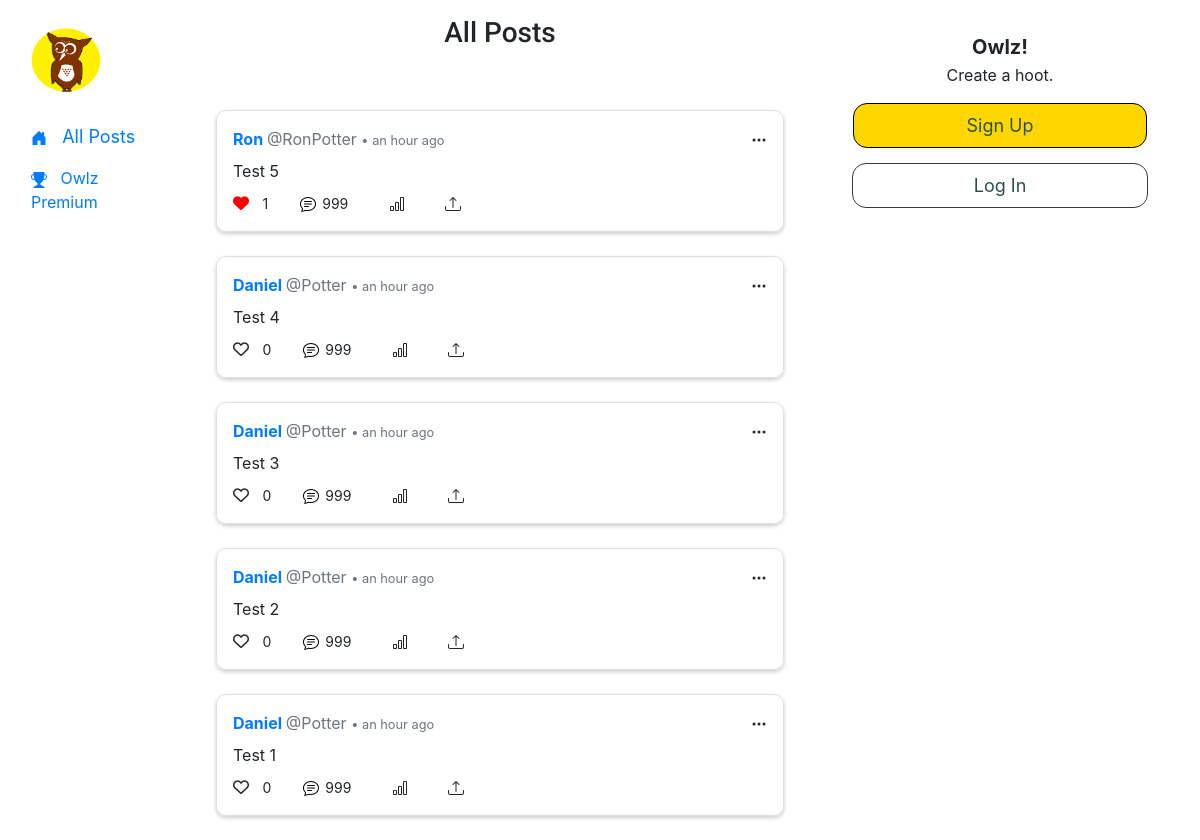
Before: / with the older database file.
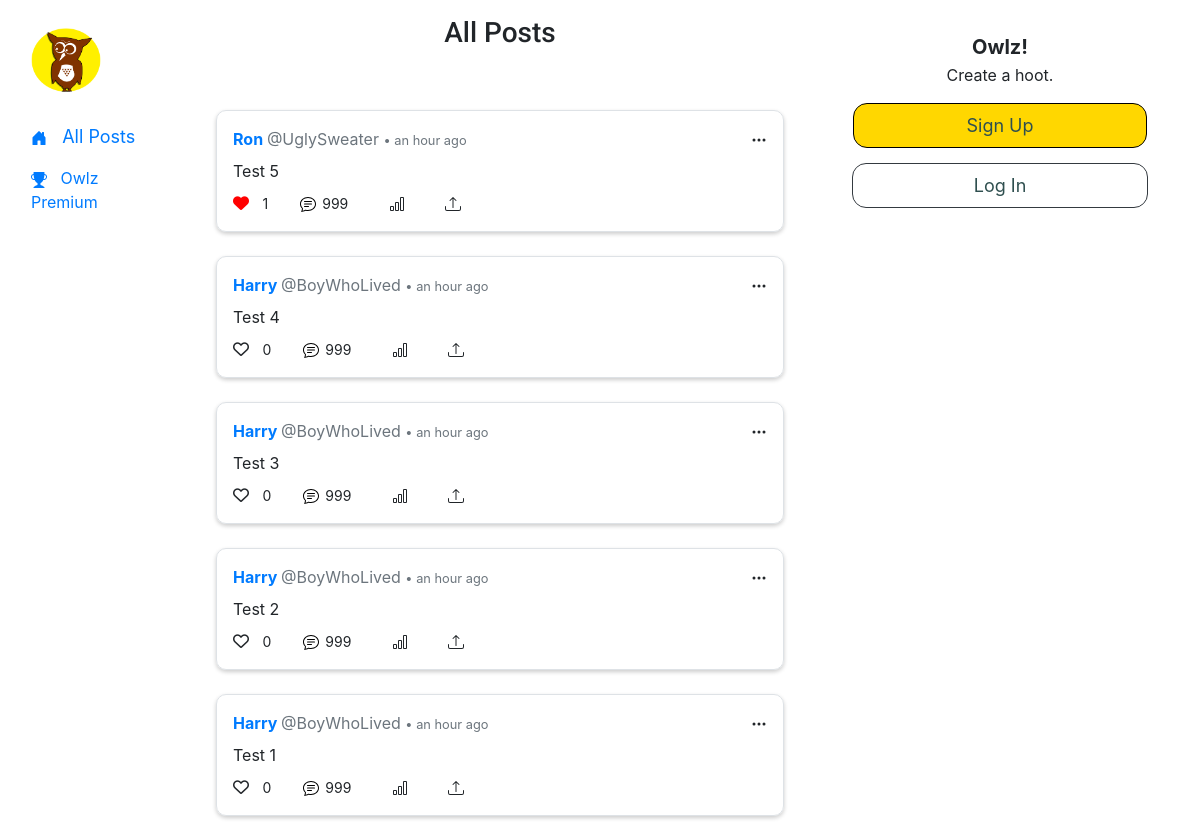
After: the same page with the newer database file.
### network/models.py (models this page shows, shortened)
class Post(models.Model):
    author = models.ForeignKey(User, on_delete=models.CASCADE, related_name="posts")
    bookmarked_by = models.ManyToManyField(User, blank=True, null=True, related_name="bookmarks")
    content = models.CharField(max_length=280)
    liked_by = models.ManyToManyField(User, blank=True, related_name="likes")
    time = models.DateTimeField(auto_now=True)
    def likes(self):
        return self.liked_by.all().count()
    def bookmarks(self):
        return self.bookmarked_by.all().count()

class User(AbstractUser):
    avatar_image = models.ImageField(upload_to='avatars', default='static/network/images/owl-silhouette.png')
    bio = models.TextField(max_length=140, blank=True)
    location = models.TextField(max_length=30, blank=True)
    website = models.URLField(blank=True)
    dob = models.DateField(null=True, blank=True)

### network/views.py (the view)
# urls.py: path("", views.index, name="index"),
def index(request):
    if request.method == "POST":
        if not request.user.is_authenticated:
            return HttpResponseRedirect(reverse("index"))
        content = request.POST["content"]
        Post.objects.create(content=content, author=request.user)
        return HttpResponseRedirect(reverse("index"))
    else:
        all_posts = Post.objects.all().order_by("-time")
        paginator = Paginator(all_posts, 10)
        page_number = request.GET.get('page', 1)
        page_posts = paginator.get_page(page_number)
        all_profiles = User.objects.all()
        random_profile = random.choice(all_profiles)
        all_users = User.objects.all().count()
        """
        # all comments
        data = Post.objects.get(pk=id)
        all_comments = Comment.objects..all()
        total_comments = all_comments.count()
        """
        return render(request, "network/index.html", {
            "all_posts": all_posts,
            "page_posts": page_posts,
            "random_profile": random_profile,
            "all_profiles": all_profiles,
            "all_users": all_users,
        })

### network/templates/network/index.html (shortened to what this page needs)
{% extends "network/layout.html" %}
{% load humanize %}
{% load static %}
{% load avatar_tags %}
{% block body %}
<h3 class="text-center" style="font-family: 'Roboto', sans-serif; margin-bottom: 1em;">All Posts</h3>
{% if user.is_authenticated %}
<div class="card mb-4" style="padding-bottom: 1rem; border-radius: 0; border: none">
    <div class="row no-gutters">
        <div class="col-sm-2" style="padding: .0rem .85rem .85rem;">
            <img class="card-img" style="border-radius: 999px;" alt="profile picture" width="25px"
            src="{% if user.username == 'johnlawniczak' %}{% static 'network/prof-images/john-2.png' %}
            {% elif user.username == 'TheProgrammer' %}{% static 'network/prof-images/john-1.png' %}
            {% elif user.username == 'MissPrefect' %}{% static 'network/prof-images/Hermione.png' %}
            {% elif user.username == 'UglySweater' %}{% static 'network/prof-images/ron.png' %}
            {% elif user.username == 'Should_not_have_said_that' %}{% static 'network/prof-images/Hagrid.png' %}
            {% elif user.first_name == 'Harry' %}{% static 'network/prof-images/harry.png' %}
            {% else %}
            {% static 'network/images/owl-silhouette.png' %}
            {% endif %}">
            <span class="user" style="align-content: flex-end; margin-left: 10px; margin-right: 5px;">
        </div>
        <div class="col-md-9">
            <div class="card-body" style="padding: 0; height: 100%;">
                <form action="{% url 'index' %}" method="post" id="form_for_hoot">
                    {% csrf_token %}
                    <div class="form-group" style="margin-bottom: 0">
                        <label for="hoot" style="display: none"></label>
                        <textarea
                            oninput='this.style.height = "";this.style.height = this.scrollHeight + "px"'
                            class="form-control"
                            id="hoot"
                            rows="1"
                            maxlength="280"
                            name="content"
                            placeholder=""></textarea>
                    </div>
                    <div style="margin-top: 15px;">
                        &nbsp;
                        <span><svg xmlns="http://www.w3.org/2000/svg" width="18" height="18" fill="currentColor" class="bi bi-image" viewBox="0 0 16 16">
                            <path d="M6.002 5.5a1.5 1.5 0 1 1-3 0 1.5 1.5 0 0 1 3 0z"/>
                            <path d="M2.002 1a2 2 0 0 0-2 2v10a2 2 0 0 0 2 2h12a2 2 0 0 0 2-2V3a2 2 0 0 0-2-2h-12zm12 1a1 1 0 0 1 1 1v6.5l-3.777-1.947a.5.5 0 0 0-.577.093l-3.71 3.71-2.66-1.772a.5.5 0 0 0-.63.062L1.002 12V3a1 1 0 0 1 1-1h12z"/>
                          </svg>
                          &nbsp; &nbsp;
                          <svg xmlns="http://www.w3.org/2000/svg" width="18" height="18" fill="currentColor" class="bi bi-list-check" viewBox="0 0 16 16">
                            <path fill-rule="evenodd" d="M5 11.5a.5.5 0 0 1 .5-.5h9a.5.5 0 0 1 0 1h-9a.5.5 0 0 1-.5-.5zm0-4a.5.5 0 0 1 .5-.5h9a.5.5 0 0 1 0 1h-9a.5.5 0 0 1-.5-.5zm0-4a.5.5 0 0 1 .5-.5h9a.5.5 0 0 1 0 1h-9a.5.5 0 0 1-.5-.5zM3.854 2.146a.5.5 0 0 1 0 .708l-1.5 1.5a.5.5 0 0 1-.708 0l-.5-.5a.5.5 0 1 1 .708-.708L2 3.293l1.146-1.147a.5.5 0 0 1 .708 0zm0 4a.5.5 0 0 1 0 .708l-1.5 1.5a.5.5 0 0 1-.708 0l-.5-.5a.5.5 0 1 1 .708-.708L2 7.293l1.146-1.147a.5.5 0 0 1 .708 0zm0 4a.5.5 0 0 1 0 .708l-1.5 1.5a.5.5 0 0 1-.708 0l-.5-.5a.5.5 0 0 1 .708-.708l.146.147 1.146-1.147a.5.5 0 0 1 .708 0z"/>
                          </svg>
                          &nbsp; &nbsp;
                          <svg xmlns="http://www.w3.org/2000/svg" width="18" height="18" fill="currentColor" class="bi bi-emoji-smile" viewBox="0 0 16 16">
                            <path d="M8 15A7 7 0 1 1 8 1a7 7 0 0 1 0 14zm0 1A8 8 0 1 0 8 0a8 8 0 0 0 0 16z"/>
                            <path d="M4.285 9.567a.5.5 0 0 1 .683.183A3.498 3.498 0 0 0 8 11.5a3.498 3.498 0 0 0 3.032-1.75.5.5 0 1 1 .866.5A4.498 4.498 0 0 1 8 12.5a4.498 4.498 0 0 1-3.898-2.25.5.5 0 0 1 .183-.683zM7 6.5C7 7.328 6.552 8 6 8s-1-.672-1-1.5S5.448 5 6 5s1 .672 1 1.5zm4 0c0 .828-.448 1.5-1 1.5s-1-.672-1-1.5S9.448 5 10 5s1 .672 1 1.5z"/>
                          </svg>
                          &nbsp; &nbsp;
                          <svg xmlns="http://www.w3.org/2000/svg" width="18" height="18" fill="currentColor" class="bi bi-geo" viewBox="0 0 16 16">
                            <path fill-rule="evenodd" d="M8 1a3 3 0 1 0 0 6 3 3 0 0 0 0-6zM4 4a4 4 0 1 1 4.5 3.969V13.5a.5.5 0 0 1-1 0V7.97A4 4 0 0 1 4 3.999zm2.493 8.574a.5.5 0 0 1-.411.575c-.712.118-1.28.295-1.655.493a1.319 1.319 0 0 0-.37.265.301.301 0 0 0-.057.09V14l.002.008a.147.147 0 0 0 .016.033.617.617 0 0 0 .145.15c.165.13.435.27.813.395.751.25 1.82.414 3.024.414s2.273-.163 3.024-.414c.378-.126.648-.265.813-.395a.619.619 0 0 0 .146-.15.148.148 0 0 0 .015-.033L12 14v-.004a.301.301 0 0 0-.057-.09 1.318 1.318 0 0 0-.37-.264c-.376-.198-.943-.375-1.655-.493a.5.5 0 1 1 .164-.986c.77.127 1.452.328 1.957.594C12.5 13 13 13.4 13 14c0 .426-.26.752-.544.977-.29.228-.68.413-1.116.558-.878.293-2.059.465-3.34.465-1.281 0-2.462-.172-3.34-.465-.436-.145-.826-.33-1.116-.558C3.26 14.752 3 14.426 3 14c0-.599.5-1 .961-1.243.505-.266 1.187-.467 1.957-.594a.5.5 0 0 1 .575.411z"/>
                          </svg>
                          &nbsp; &nbsp;
                          <svg xmlns="http://www.w3.org/2000/svg" width="18" height="18" fill="currentColor" class="bi bi-calendar-day" viewBox="0 0 16 16">
                            <path d="M4.684 11.523v-2.3h2.261v-.61H4.684V6.801h2.464v-.61H4v5.332h.684zm3.296 0h.676V8.98c0-.554.227-1.007.953-1.007.125 0 .258.004.329.015v-.613a1.806 1.806 0 0 0-.254-.02c-.582 0-.891.32-1.012.567h-.02v-.504H7.98v4.105zm2.805-5.093c0 .238.192.425.43.425a.428.428 0 1 0 0-.855.426.426 0 0 0-.43.43zm.094 5.093h.672V7.418h-.672v4.105z"/>
                            <path d="M3.5 0a.5.5 0 0 1 .5.5V1h8V.5a.5.5 0 0 1 1 0V1h1a2 2 0 0 1 2 2v11a2 2 0 0 1-2 2H2a2 2 0 0 1-2-2V3a2 2 0 0 1 2-2h1V.5a.5.5 0 0 1 .5-.5zM1 4v10a1 1 0 0 0 1 1h12a1 1 0 0 0 1-1V4H1z"/>
                          </svg>
                        </span>
                    <input class="post-submit btn btn-primary" id="submit_hoot" type="submit" value="Hoot" style="margin-bottom: 5px; margin-top: 5px; border-radius: 35px; padding-left: 20px; padding-right: 20px; font-weight: bold; float: right;">
                    </div>
                </form>
            </div>
        </div>
    </div>
</div>
{% else %}
    <div style="height: 2rem"></div>
{% endif %}
{% include "network/hoot_posts.html" with posts=page_posts %}
{% endblock %}

### network/templates/network/layout.html (shortened to what this page needs)
{% load static %}
{% load avatar_tags %}
<!DOCTYPE html>
<html lang="en">
    <head>
        <link rel="stylesheet" href="https://stackpath.bootstrapcdn.com/bootstrap/4.4.1/css/bootstrap.min.css">
        <link href="{% static 'network/styles.css' %}" rel="stylesheet">
        <link href="https://cdnjs.cloudflare.com/ajax/libs/font-awesome/6.0.0/css/all.min.css" rel="stylesheet">
    </head>
    <body>
        <div class="container-fluid">
            <div class="row">
                <nav class="col-md-2 sidebar">
                    <div class="sidebar-sticky" style="position: sticky; top: 0;">
                        <ul class="nav flex-column">
                            <li class="nav-item">
                                <a class="nav-link" href="{% url 'index' %}" style="margin-top: 20px; margin-bottom: 15px;">
                                <img height="64" width="70" src="{% static 'network/images/owl-small.png' %}" alt="icon"/></a>
                            </li>
                             <li class="nav-item">
                                <a id="allposts" class="nav-link" href="{% url 'index' %}"  style="font-size: 18px;"> &nbsp; All Posts</a>
                            </li>
                            <li class="nav-item">
                                <a class="nav-link" href="" style="font-size: 16px;">
                                   &nbsp; Owlz Premium</a>
                            </li>
                        </ul>
                    </div>
                </nav>
                <div class="body col-md-6" style="padding: 0">
                    <div class="top-nav navbar navbar-expand-md" style="position: sticky; top: 0; z-index: 1030; margin-top: em;">
                    </div>
                    {% block body %}
                    {% endblock %}
                </div>
            <div class="right-side col-md-4" style="padding: 15px 25px 0 25px;">
            {% if not user.is_authenticated %}
                    <div class="card-body">
                        <h5 class="card-title" style="margin-bottom: 4px; text-align: center;"><strong>Owlz!</strong></h5>
                        <p style="text-align: center;">Create a hoot.</p>
                        <a class="nav-link mx-sm-2" style="color: darkslategrey; font-size: 18px; background-color: gold; border-radius: 14px; text-align: center; border: solid black .5px; margin-bottom: 15px;" href="{% url 'register' %}">Sign Up</a>
                        <a class="nav-link mx-sm-2; btn btn-outline-dark" style="color: darkslategrey; font-size: 18px; border-radius: 14px; margin-left: 7px; margin-right: 7px;" href="{% url 'login' %}">Log In</a>
                    </div>
              </div>
            {% endif %}
            </div>
        </div>
    </body>
</html>

### network/templates/network/hoot_posts.html (shortened to what this page needs)
{% load humanize %}
{% load static %}
{% load avatar_tags %}
    {% for post in posts %}
    <div class="border box-shadow-posts p-3 mb-4 mx-0 mx-md-3" style="border-radius: 10px; box-shadow: 0 2px 4px rgba(0, 0, 0, 0.2);">
        <div class="pb-2" id="">
            <a href="{% url 'profile' post.author.username %}">
                <strong>{{ post.author.first_name }} </strong> <a class="text-muted">@{{ post.author }}</a>
            </a>
            <small class="text-muted" id="time_of_post">• {{ post.time|naturaltime }}</small>
        {% if user.is_authenticated and user == post.author %}
        <div href="javascript:void(0)" class="btn btn-outline-dark btn-sm" id="edit_button" data-postid="{{ post.id }}" style="float: right; font-size: 9px; margin-right: .4rem" >Edit</div>
        {% else %}
              <span style="float: right;">
                <svg xmlns="http://www.w3.org/2000/svg" width="16" height="16" fill="currentColor" class="bi bi-three-dots" viewBox="0 0 16 16">
                  <path d="M3 9.5a1.5 1.5 0 1 1 0-3 1.5 1.5 0 0 1 0 3zm5 0a1.5 1.5 0 1 1 0-3  1.5 1.5 0 0 1 0 3zm5 0a1.5 1.5 0 1 1 0-3 1.5 1.5 0 0 1 0 3z"/>
                  </svg>
              </span>
        {% endif %}
        </div>
        <div id="post_contentgroup_{{ post.id }}">
          <p id="post_content_{{ post.id }}" class="mb-2">{{ post.content }}</p>
        </div>
        <div id="post_likes_{{ post.id }}">
            {% if user.is_authenticated %}
            <i id="post_likeicon_{{ post.id }}" data-id="{{ post.id }}" class="likeicon likeicon-user fa-heart {% if user in post.liked_by.all %}fas{% else %}far{% endif %}"></i>
                {% else %}
            <i class="likeicon fa-heart {% if post.likes != 0 %}fas{% else %}far{% endif %}"></i>
                {% endif %}
              <span id="post_likecount_{{ post.id }}" style="font-size: 14px;">{{ post.likes }}</span>
            <span type="button">
              <a href="{% url 'comments' id=post.id %}" style="color: black;">
                </a>
               <span style="font-size: 14px; margin-left: 2px;">999</span>
            </span>
              <span>
              </span>
            <span>
              </span>
        </div>
    </div>
  {% endfor %}

### network/static/network/styles.css (style rules this page uses)
.fas { color: red; }

Changed rows visible on the page:
changed Post "Test 5": author "RonPotter" → "UglySweater"
changed through a linked row, Post "Test 4": author.first_name "Daniel" → "Harry"; author "Potter" → "BoyWhoLived"
changed through a linked row, Post "Test 3": author.first_name "Daniel" → "Harry"; author "Potter" → "BoyWhoLived"
changed through a linked row, Post "Test 2": author.first_name "Daniel" → "Harry"; author "Potter" → "BoyWhoLived"
changed through a linked row, Post "Test 1": author.first_name "Daniel" → "Harry"; author "Potter" → "BoyWhoLived"
